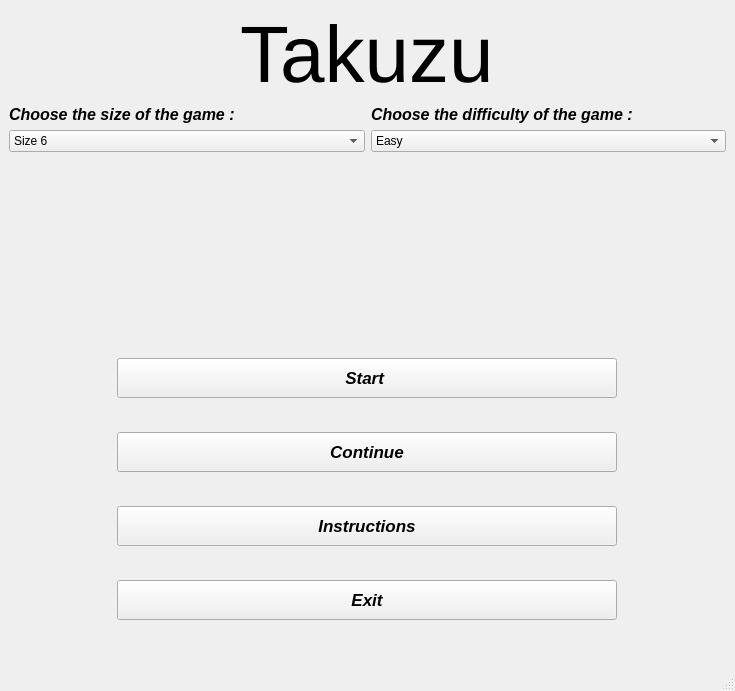
<?xml version="1.0" encoding="UTF-8"?>
<ui version="4.0">
 <class>MainWindow</class>
 <widget class="QMainWindow" name="MainWindow">
  <property name="geometry">
   <rect>
    <x>0</x>
    <y>0</y>
    <width>735</width>
    <height>647</height>
   </rect>
  </property>
  <property name="windowTitle">
   <string>Takuzu Menu</string>
  </property>
  <widget class="QWidget" name="centralwidget">
   <property name="enabled">
    <bool>true</bool>
   </property>
   <property name="autoFillBackground">
    <bool>false</bool>
   </property>
   <layout class="QVBoxLayout" name="verticalLayout_5" stretch="1,0,1">
    <item alignment="Qt::AlignHCenter">
     <widget class="QLabel" name="label">
      <property name="sizePolicy">
       <sizepolicy hsizetype="Preferred" vsizetype="Maximum">
        <horstretch>0</horstretch>
        <verstretch>0</verstretch>
       </sizepolicy>
      </property>
      <property name="font">
       <font>
        <pointsize>60</pointsize>
       </font>
      </property>
      <property name="text">
       <string>Takuzu</string>
      </property>
     </widget>
    </item>
    <item>
     <layout class="QHBoxLayout" name="horizontalLayout" stretch="1,1">
      <item>
       <layout class="QVBoxLayout" name="verticalLayout" stretch="0,0">
        <item>
         <widget class="QLabel" name="label_2">
          <property name="font">
           <font>
            <pointsize>12</pointsize>
            <weight>75</weight>
            <italic>true</italic>
            <bold>true</bold>
            <stylestrategy>PreferAntialias</stylestrategy>
           </font>
          </property>
          <property name="text">
           <string>Choose the size of the game :</string>
          </property>
          <property name="alignment">
           <set>Qt::AlignLeading|Qt::AlignLeft|Qt::AlignTop</set>
          </property>
         </widget>
        </item>
        <item>
         <widget class="QComboBox" name="_size">
          <property name="toolTip">
           <string>&lt;html&gt;&lt;head/&gt;&lt;body&gt;&lt;p&gt;&lt;span style=&quot; font-weight:600; font-style:italic;&quot;&gt;Choose the size of the grid&lt;/span&gt;&lt;/p&gt;&lt;/body&gt;&lt;/html&gt;</string>
          </property>
          <item>
           <property name="text">
            <string>Size 6</string>
           </property>
          </item>
          <item>
           <property name="text">
            <string>Size 8</string>
           </property>
          </item>
          <item>
           <property name="text">
            <string>Size 10</string>
           </property>
          </item>
         </widget>
        </item>
       </layout>
      </item>
      <item>
       <layout class="QVBoxLayout" name="verticalLayout_7" stretch="1,1">
        <property name="sizeConstraint">
         <enum>QLayout::SetMinimumSize</enum>
        </property>
        <item>
         <widget class="QLabel" name="label_3">
          <property name="font">
           <font>
            <pointsize>12</pointsize>
            <weight>75</weight>
            <italic>true</italic>
            <bold>true</bold>
            <strikeout>false</strikeout>
            <stylestrategy>PreferAntialias</stylestrategy>
            <kerning>true</kerning>
           </font>
          </property>
          <property name="text">
           <string>Choose the difficulty of the game :</string>
          </property>
          <property name="alignment">
           <set>Qt::AlignLeading|Qt::AlignLeft|Qt::AlignTop</set>
          </property>
         </widget>
        </item>
        <item>
         <widget class="QComboBox" name="_difficulty">
          <property name="toolTip">
           <string>&lt;html&gt;&lt;head/&gt;&lt;body&gt;&lt;p&gt;&lt;span style=&quot; font-weight:600; font-style:italic;&quot;&gt;Choose the difficulty of the game&lt;/span&gt;&lt;/p&gt;&lt;/body&gt;&lt;/html&gt;</string>
          </property>
          <item>
           <property name="text">
            <string>Easy</string>
           </property>
          </item>
          <item>
           <property name="text">
            <string>Hard</string>
           </property>
          </item>
         </widget>
        </item>
       </layout>
      </item>
     </layout>
    </item>
    <item>
     <layout class="QVBoxLayout" name="verticalLayout_8">
      <property name="spacing">
       <number>34</number>
      </property>
      <property name="topMargin">
       <number>200</number>
      </property>
      <property name="bottomMargin">
       <number>40</number>
      </property>
      <item alignment="Qt::AlignHCenter|Qt::AlignVCenter">
       <widget class="QToolButton" name="_start">
        <property name="minimumSize">
         <size>
          <width>500</width>
          <height>40</height>
         </size>
        </property>
        <property name="maximumSize">
         <size>
          <width>400</width>
          <height>50</height>
         </size>
        </property>
        <property name="font">
         <font>
          <pointsize>13</pointsize>
          <weight>75</weight>
          <italic>true</italic>
          <bold>true</bold>
         </font>
        </property>
        <property name="toolTip">
         <string>&lt;html&gt;&lt;head/&gt;&lt;body&gt;&lt;p&gt;Start new game&lt;/p&gt;&lt;/body&gt;&lt;/html&gt;</string>
        </property>
        <property name="layoutDirection">
         <enum>Qt::RightToLeft</enum>
        </property>
        <property name="text">
         <string>Start </string>
        </property>
        <property name="checkable">
         <bool>false</bool>
        </property>
       </widget>
      </item>
      <item alignment="Qt::AlignHCenter|Qt::AlignVCenter">
       <widget class="QToolButton" name="_continue">
        <property name="minimumSize">
         <size>
          <width>500</width>
          <height>40</height>
         </size>
        </property>
        <property name="font">
         <font>
          <pointsize>13</pointsize>
          <weight>75</weight>
          <italic>true</italic>
          <bold>true</bold>
         </font>
        </property>
        <property name="toolTip">
         <string>&lt;html&gt;&lt;head/&gt;&lt;body&gt;&lt;p&gt;Continue the game&lt;/p&gt;&lt;/body&gt;&lt;/html&gt;</string>
        </property>
        <property name="text">
         <string>Continue</string>
        </property>
       </widget>
      </item>
      <item alignment="Qt::AlignHCenter|Qt::AlignVCenter">
       <widget class="QToolButton" name="_instructions">
        <property name="minimumSize">
         <size>
          <width>500</width>
          <height>40</height>
         </size>
        </property>
        <property name="font">
         <font>
          <pointsize>13</pointsize>
          <weight>75</weight>
          <italic>true</italic>
          <bold>true</bold>
         </font>
        </property>
        <property name="toolTip">
         <string>&lt;html&gt;&lt;head/&gt;&lt;body&gt;&lt;p&gt;How to play&lt;/p&gt;&lt;/body&gt;&lt;/html&gt;</string>
        </property>
        <property name="text">
         <string>Instructions</string>
        </property>
       </widget>
      </item>
      <item alignment="Qt::AlignHCenter">
       <widget class="QToolButton" name="_quit_">
        <property name="minimumSize">
         <size>
          <width>500</width>
          <height>40</height>
         </size>
        </property>
        <property name="font">
         <font>
          <pointsize>13</pointsize>
          <weight>75</weight>
          <italic>true</italic>
          <bold>true</bold>
         </font>
        </property>
        <property name="toolTip">
         <string>&lt;html&gt;&lt;head/&gt;&lt;body&gt;&lt;p&gt;Exit the game&lt;/p&gt;&lt;/body&gt;&lt;/html&gt;</string>
        </property>
        <property name="text">
         <string>Exit</string>
        </property>
       </widget>
      </item>
     </layout>
    </item>
   </layout>
  </widget>
  <widget class="QMenuBar" name="menubar">
   <property name="geometry">
    <rect>
     <x>0</x>
     <y>0</y>
     <width>735</width>
     <height>22</height>
    </rect>
   </property>
  </widget>
  <widget class="QStatusBar" name="statusbar"/>
 </widget>
 <resources/>
 <connections/>
</ui>
